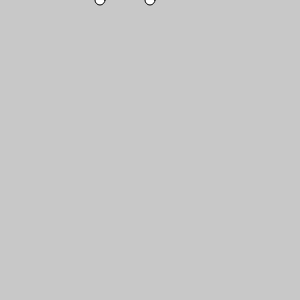
Frame 1 (no input)
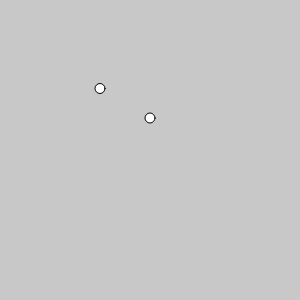
Frame 60 (no input)
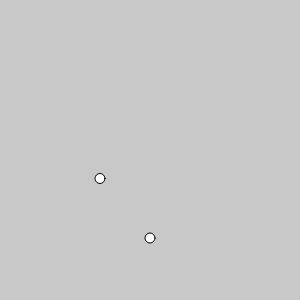
Frame 120 (the mouse pressed at the canvas centre since frame 60)

The p5.js sketch that drew these frames (run headless with seeded random() and noise() and a simulated clock; from frame 60 on, the mouse is pressed at the canvas centre):

// p5.js sketch
// ── sketch.js
class Rock{
  constructor(x, altitude,speed){
    this.x = x;
    this.altitude = altitude;
    this.speed = speed;
  }

  draw(){
    ellipse(this.x, height - this.altitude, 10);
    this.altitude -= this.speed;
    if(this.altitude <= 4){
      this.altitude = 4;
    }
  }
}

let myRock;
let leftRock;

function setup () {
  createCanvas(300,300);
  myRock = new Rock(width/2,height,2);
  leftRock = new Rock(100,height,1.5);
}

function draw () {
  background(200);
  myRock.draw();
  leftRock.draw();
}
